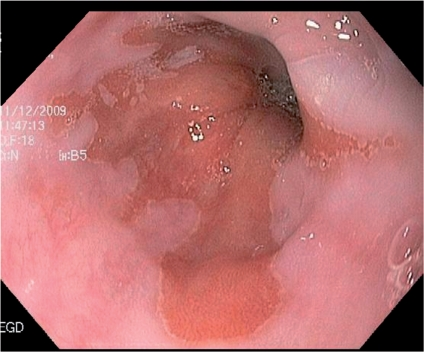
#> input picture newSamples.backup/1.jpg, 424 x 352 px, found by its file name
$ jupyter execute HSV-segmentation.ipynb   (shell and % lines are left out)
#> lines starting #> are read from the running program, lines starting #| are printed output that depends on the picture; after the words box and inside, x2 and y2 are one past the last pixel; in counts of white or black regions, pixels touching at a corner belong together
[cell 1]
#HSV segmentation

[cell 2]
from matplotlib import pyplot as plt
from skimage import data,color, exposure,feature,io
from math import sqrt
from PIL import Image
import numpy as np

[cell 3]
#loading data

[cell 4]
im1 = Image.open('onlineSamples/textures/1.jpg')
#> im1 is the input picture: PIL image 424x352 RGB; mean R, G, B 174.1, 106.6, 106.5
im2 = Image.open('onlineSamples/textures/2.jpg')
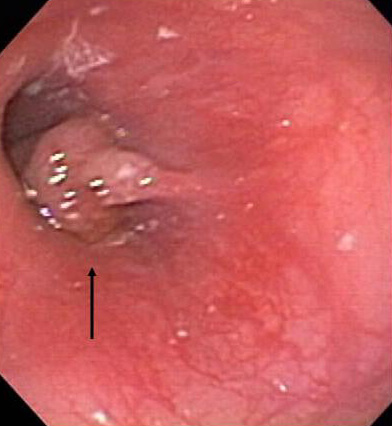
#> input picture newSamples.backup/2.jpg, 392 x 426 px, found by its file name
#> im2 is the input picture: PIL image 392x426 RGB; mean R, G, B 197.1, 92.2, 93.1
im3 = Image.open('onlineSamples/textures/3.jpg')
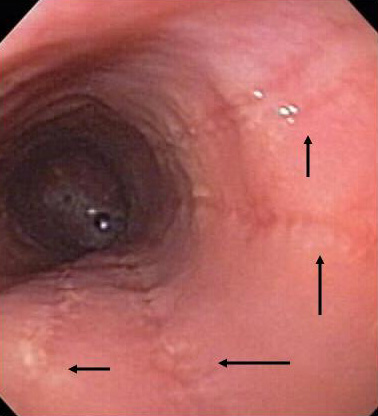
#> input picture newSamples.backup/3.jpg, 378 x 416 px, found by its file name
#> im3 is the input picture: PIL image 378x416 RGB; mean R, G, B 171.1, 97.1, 93.7

npimg1 = np.array(im1);
npimg2 = np.array(im2);
npimg3 = np.array(im3);

img_hsv1 = color.rgb2hsv(npimg1)
#> img_hsv1: shape (352, 424, 3) float64; mean of channels 0, 1, 2 0.48, 0.383, 0.683
img_hsv2 = color.rgb2hsv(npimg2)
#> img_hsv2: shape (426, 392, 3) float64; mean of channels 0, 1, 2 0.549, 0.539, 0.773
img_hsv3 = color.rgb2hsv(npimg3)
#> img_hsv3: shape (416, 378, 3) float64; mean of channels 0, 1, 2 0.251, 0.458, 0.671
print(npimg1.shape,npimg2.shape,npimg3.shape);
#| (352, 424, 3) (426, 392, 3) (416, 378, 3)
print(img_hsv1.shape,img_hsv2.shape,img_hsv3.shape);
#| (352, 424, 3) (426, 392, 3) (416, 378, 3)

[cell 5]
#plotting

[cell 6]
fig, axes= plt.subplots(2, 3, figsize=(40, 10*2), sharex=True, sharey=True)
ax = axes.ravel();

ax[0].imshow(npimg1,cmap='gray')
ax[0].set_title("original image1")
ax[0].axis('off')

ax[1].imshow(npimg2,cmap='gray')
ax[1].set_title("original image2")
ax[1].axis('off')


ax[2].imshow(npimg3,cmap='gray')
ax[2].set_title("original image3")
ax[2].axis('off')


ax[3].imshow(img_hsv1,cmap='gray')
ax[3].set_title("original img_hsv1")
ax[3].axis('off')

ax[4].imshow(img_hsv2,cmap='gray')
ax[4].set_title("original img_hsv2")
ax[4].axis('off')


ax[5].imshow(img_hsv3,cmap='gray')
ax[5].set_title("original img_hsv3")
ax[5].axis('off')

plt.show()

[cell 7]
#histograms

[cell 8]
fig, axes= plt.subplots(3, 3, figsize=(40, 10*3), sharex=True, sharey=True)
ax = axes.ravel();


ax[0].hist(img_hsv1[:,:,0].flatten(), histtype='stepfilled')
ax[0].set_title("hue 1")

ax[1].hist(img_hsv1[:,:,1].flatten(),histtype='stepfilled')
ax[1].set_title("saturation1")

ax[2].hist(img_hsv1[:,:,2].flatten(),histtype='stepfilled')
ax[2].set_title("Value/intensity1")

ax[3].hist(img_hsv2[:,:,0].flatten())
ax[3].set_title("hue 2")

ax[4].hist(img_hsv2[:,:,1].flatten())
ax[4].set_title("saturation2")

ax[5].hist(img_hsv2[:,:,2].flatten())
ax[5].set_title("Value/intensity2")

ax[6].hist(img_hsv3[:,:,0].flatten())
ax[6].set_title("hue 3")

ax[7].hist(img_hsv3[:,:,1].flatten())
ax[7].set_title("saturation3")

ax[8].hist(img_hsv3[:,:,2].flatten())
ax[8].set_title("Value/intensity3")


plt.show()
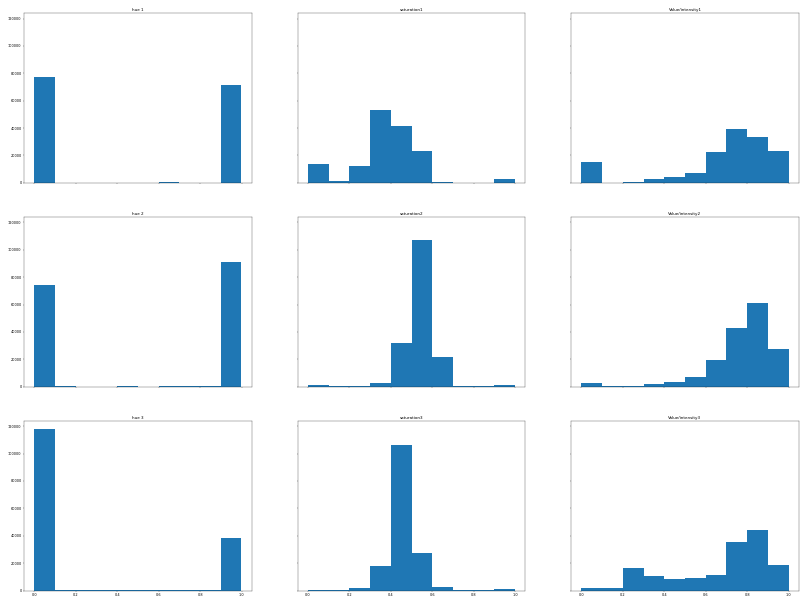
#> figure drawn by matplotlib, 9 panels; panel 7: tallest bar 118115 high, from x = -6.94e-18 to 0.0999

[cell 9]
def hsvFilter(hsv_img):
    return ((hsv_img[:,:,0]<0.9) & (hsv_img[:,:,0]>0.01)) & ((hsv_img[:,:,1]<0.7) & (hsv_img[:,:,1]>0.1))
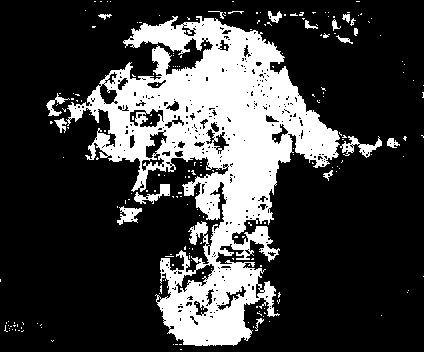
#> returned value: shape (352, 424) bool; 24.7% white; 208 white regions (189 under 20 px), largest, box (x1, y1, x2, y2) and area: (66, 16, 340, 346) 34584, (340, 136, 382, 158) 345, (134, 184, 170, 204) 275

[cell 10]
#filtering

[cell 11]
from skimage import morphology


fig, axes= plt.subplots(2, 3, figsize=(40, 10*2), sharex=True, sharey=True)
ax = axes.ravel();

hsv_filter_cleaned1 = morphology.remove_small_objects(hsvFilter(img_hsv1), 21)
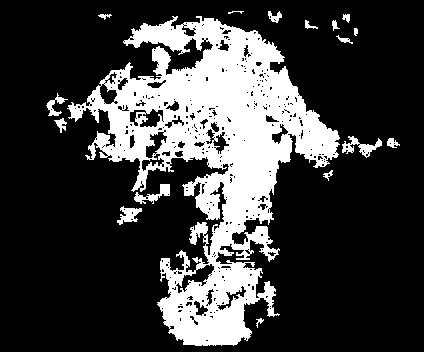
#> hsv_filter_cleaned1: shape (352, 424) bool; 24.1% white; 17 white regions, largest, box (x1, y1, x2, y2) and area: (67, 16, 340, 346) 34358, (342, 136, 382, 158) 330, (134, 184, 170, 204) 275
hsv_filter_cleaned2 = morphology.remove_small_objects(hsvFilter(img_hsv2), 21)
#> in hsvFilter (call 2), `return ((hsv_img[:,:,0]<0.9) & (hsv_img[:,:,0]>0.01)) & ((hsv_img[:,:,..`:
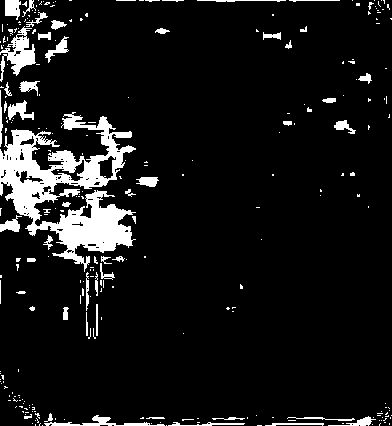
#> returned value: shape (426, 392) bool; 8.8% white; 274 white regions (221 under 20 px), largest, box (x1, y1, x2, y2) and area: (0, 112, 136, 272) 8752, (0, 26, 36, 82) 817, (44, 415, 165, 426) 394
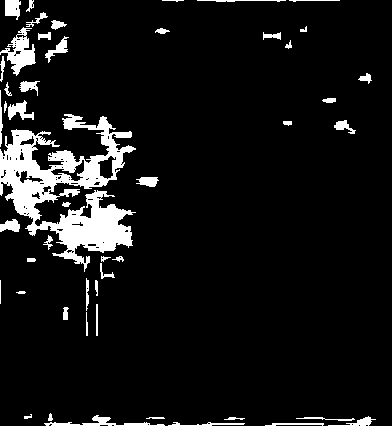
#> hsv_filter_cleaned2: shape (426, 392) bool; 8.1% white; 49 white regions, largest, box (x1, y1, x2, y2) and area: (0, 114, 136, 272) 8724, (0, 27, 36, 76) 742, (44, 415, 165, 426) 394
hsv_filter_cleaned3 = morphology.remove_small_objects(hsvFilter(img_hsv3), 21)
#> in hsvFilter (call 3), `return ((hsv_img[:,:,0]<0.9) & (hsv_img[:,:,0]>0.01)) & ((hsv_img[:,:,..`:
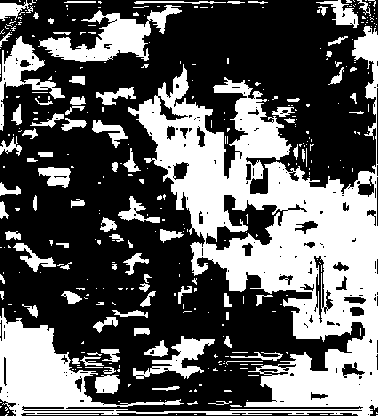
#> returned value: shape (416, 378) bool; 37.2% white; 354 white regions (267 under 20 px), largest, box (x1, y1, x2, y2) and area: (0, 26, 378, 416) 42561, (38, 5, 182, 62) 3037, (0, 36, 65, 131) 1565
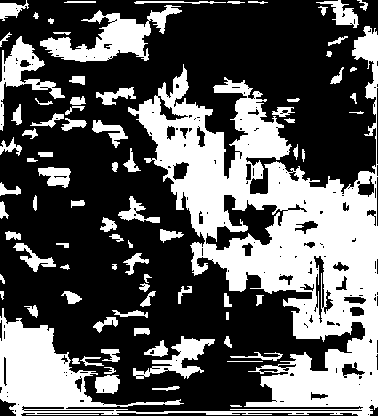
#> hsv_filter_cleaned3: shape (416, 378) bool; 36.2% white; 83 white regions, largest, box (x1, y1, x2, y2) and area: (0, 26, 378, 416) 42488, (40, 5, 182, 62) 3033, (0, 36, 65, 131) 1563

ax[0].imshow(npimg1,cmap='gray')
ax[0].set_title("original image1")
ax[0].axis('off')

ax[1].imshow(npimg2,cmap='gray')
ax[1].set_title("original image2")
ax[1].axis('off')


ax[2].imshow(npimg3,cmap='gray')
ax[2].set_title("original image3")
ax[2].axis('off')

ax[3].imshow(hsv_filter_cleaned1,cmap='gray')
ax[3].set_title("original img_hsv1")
ax[3].axis('off')

ax[4].imshow(hsv_filter_cleaned2,cmap='gray')
ax[4].set_title("original img_hsv2")
ax[4].axis('off')


ax[5].imshow(hsv_filter_cleaned3,cmap='gray')
ax[5].set_title("original img_hsv3")
ax[5].axis('off')

plt.show()
